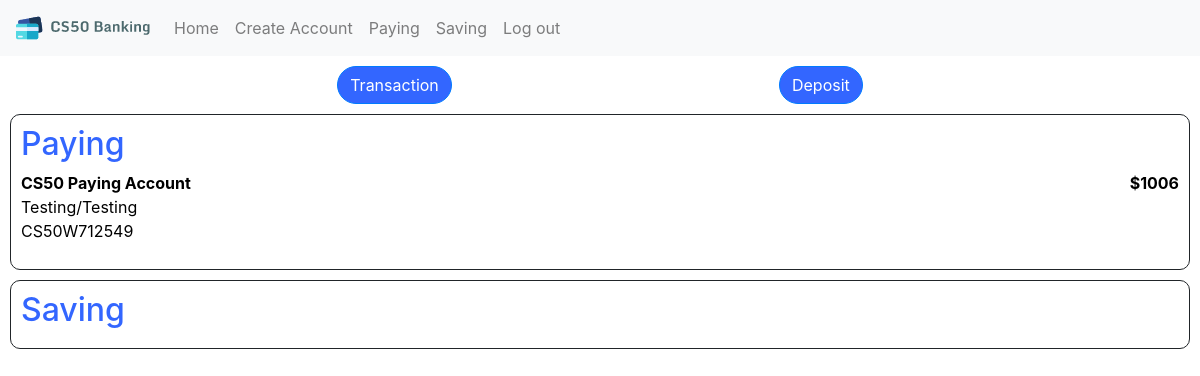
Before: / (signed in) with the older database file.
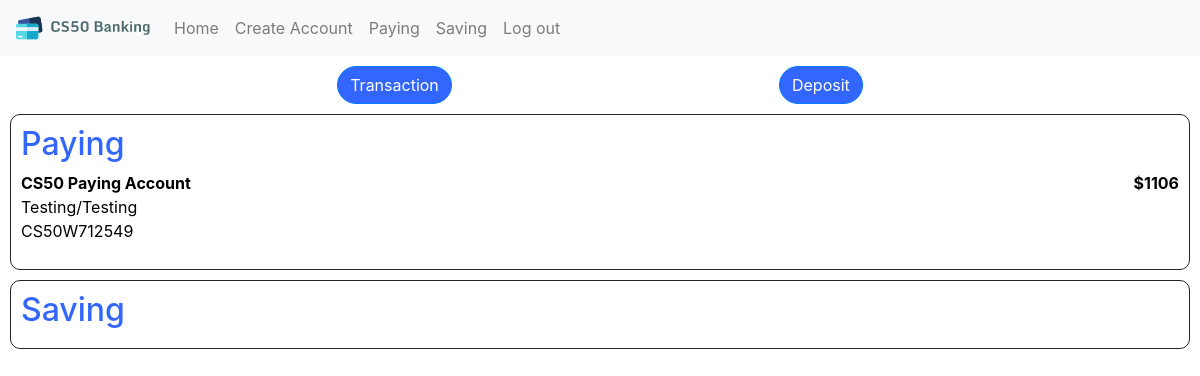
After: the same page with the newer database file.
### bank/models.py (models this page shows, shortened)
class Bankaccount(models.Model):
    holder = models.ManyToManyField('User', blank=False, related_name="account")
    holder_name = models.CharField(max_length=150)
    name = models.CharField(max_length=50)
    number = models.CharField(max_length=18, unique=True)
    amount = models.IntegerField()
    type = models.CharField(max_length=4)
    interest = models.IntegerField()

### bank/views.py (the view)
# urls.py: path("", views.index, name="index"),
def index(request):
    if request.user.is_authenticated:
        user = User.objects.get(pk=request.user.id)
        return render(request, "bank/index.html", {
            "user": user,
            "paying": True,
            "saving": True,
            "paying_accounts": user.account.filter(type = "Pay"),
            "saving_accounts": user.account.filter(type = "Save")
        })
    else:
        return login_view(request)

### bank/templates/bank/index.html (shortened to what this page needs)
{% extends "bank/layout.html" %}
{% load static %}
{% block body %}
    <div id"index_container">
        <div id="index_actions">
            <form action="{% url 'transaction' %}">
                <button type="submit" class="btn btn-primary btn-rounded">Transaction</button>
            </form>
            <form action="{% url 'deposit' %}">
                <button type="submit" class="btn btn-primary btn-rounded">Deposit</button>
            </form>
        </div>
        {% if paying %}
            <div id="index_paying">
                <h2>Paying</h2>
                {% for account in paying_accounts %}
                    <a id="account_href" href="{% url 'account' id=account.id %}">
                        <div id="paying_account{{ account.id }}">
                            <div id="paying_account_flex">
                                <b>{{ account.name }}</b>
                                <b>${{ account.amount }}</b>
                            </div>
                            <p>
                                {{ account.holder_name }}<br>
                                {{ account.number }}
                            </p>
                        </div>
                    </a>
                {% endfor %}
            </div>
        {% endif %}
        {% if saving %}
            <div id="index_saving">
                <h2>Saving</h2>
            </div>
        {% endif %}
    </div>
{% endblock %}

Changed rows visible on the page:
changed Bankaccount "CS50 Paying Account": amount "1006" → "1106"
